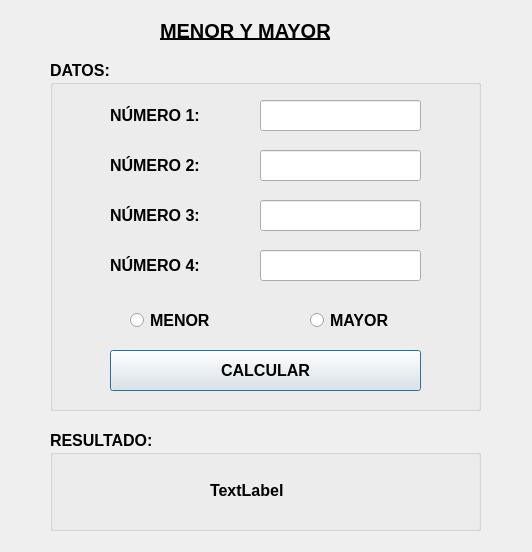
<?xml version="1.0" encoding="UTF-8"?>
<ui version="4.0">
 <class>numero1</class>
 <widget class="QDialog" name="numero1">
  <property name="geometry">
   <rect>
    <x>0</x>
    <y>0</y>
    <width>532</width>
    <height>552</height>
   </rect>
  </property>
  <property name="windowTitle">
   <string>Ejercicio número 2</string>
  </property>
  <widget class="QLabel" name="label">
   <property name="geometry">
    <rect>
     <x>160</x>
     <y>10</y>
     <width>241</width>
     <height>41</height>
    </rect>
   </property>
   <property name="font">
    <font>
     <pointsize>15</pointsize>
     <weight>75</weight>
     <bold>true</bold>
     <underline>true</underline>
    </font>
   </property>
   <property name="text">
    <string>MENOR Y MAYOR</string>
   </property>
  </widget>
  <widget class="QGroupBox" name="groupBox">
   <property name="geometry">
    <rect>
     <x>50</x>
     <y>60</y>
     <width>431</width>
     <height>351</height>
    </rect>
   </property>
   <property name="font">
    <font>
     <pointsize>12</pointsize>
     <weight>75</weight>
     <bold>true</bold>
    </font>
   </property>
   <property name="title">
    <string>DATOS:</string>
   </property>
   <widget class="QLabel" name="label_2">
    <property name="geometry">
     <rect>
      <x>60</x>
      <y>40</y>
      <width>131</width>
      <height>31</height>
     </rect>
    </property>
    <property name="text">
     <string>NÚMERO 1:</string>
    </property>
   </widget>
   <widget class="QLabel" name="label_3">
    <property name="geometry">
     <rect>
      <x>60</x>
      <y>90</y>
      <width>121</width>
      <height>31</height>
     </rect>
    </property>
    <property name="text">
     <string>NÚMERO 2:</string>
    </property>
   </widget>
   <widget class="QLabel" name="label_4">
    <property name="geometry">
     <rect>
      <x>60</x>
      <y>190</y>
      <width>121</width>
      <height>31</height>
     </rect>
    </property>
    <property name="text">
     <string>NÚMERO 4:</string>
    </property>
   </widget>
   <widget class="QLabel" name="label_5">
    <property name="geometry">
     <rect>
      <x>60</x>
      <y>140</y>
      <width>121</width>
      <height>31</height>
     </rect>
    </property>
    <property name="text">
     <string>NÚMERO 3:</string>
    </property>
   </widget>
   <widget class="QLineEdit" name="txtnumero1">
    <property name="geometry">
     <rect>
      <x>210</x>
      <y>40</y>
      <width>161</width>
      <height>31</height>
     </rect>
    </property>
   </widget>
   <widget class="QLineEdit" name="txtnumero3">
    <property name="geometry">
     <rect>
      <x>210</x>
      <y>140</y>
      <width>161</width>
      <height>31</height>
     </rect>
    </property>
   </widget>
   <widget class="QLineEdit" name="txtnumero4">
    <property name="geometry">
     <rect>
      <x>210</x>
      <y>190</y>
      <width>161</width>
      <height>31</height>
     </rect>
    </property>
   </widget>
   <widget class="QLineEdit" name="txtnumero2">
    <property name="geometry">
     <rect>
      <x>210</x>
      <y>90</y>
      <width>161</width>
      <height>31</height>
     </rect>
    </property>
   </widget>
   <widget class="QRadioButton" name="rbmenor">
    <property name="geometry">
     <rect>
      <x>80</x>
      <y>250</y>
      <width>111</width>
      <height>21</height>
     </rect>
    </property>
    <property name="text">
     <string>MENOR</string>
    </property>
   </widget>
   <widget class="QRadioButton" name="rbmayor">
    <property name="geometry">
     <rect>
      <x>260</x>
      <y>250</y>
      <width>111</width>
      <height>21</height>
     </rect>
    </property>
    <property name="text">
     <string>MAYOR</string>
    </property>
   </widget>
   <widget class="QPushButton" name="btncalcular">
    <property name="geometry">
     <rect>
      <x>60</x>
      <y>290</y>
      <width>311</width>
      <height>41</height>
     </rect>
    </property>
    <property name="text">
     <string>CALCULAR</string>
    </property>
   </widget>
  </widget>
  <widget class="QGroupBox" name="groupBox_2">
   <property name="geometry">
    <rect>
     <x>50</x>
     <y>430</y>
     <width>431</width>
     <height>101</height>
    </rect>
   </property>
   <property name="font">
    <font>
     <pointsize>12</pointsize>
     <weight>75</weight>
     <bold>true</bold>
    </font>
   </property>
   <property name="title">
    <string>RESULTADO:</string>
   </property>
   <widget class="QLabel" name="lblresultado">
    <property name="geometry">
     <rect>
      <x>160</x>
      <y>50</y>
      <width>131</width>
      <height>21</height>
     </rect>
    </property>
    <property name="text">
     <string>TextLabel</string>
    </property>
   </widget>
  </widget>
 </widget>
 <resources/>
 <connections/>
</ui>
